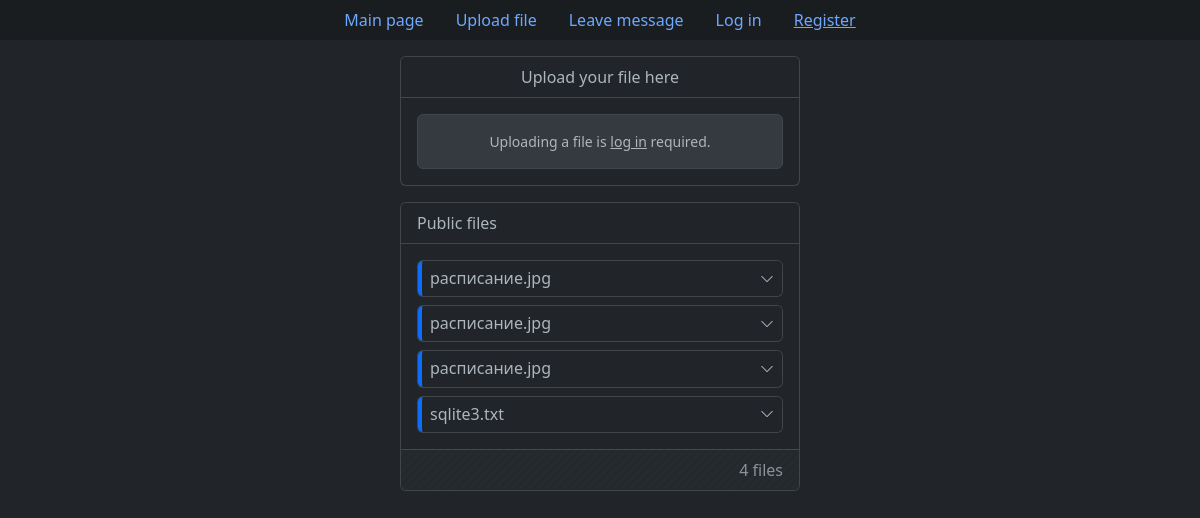
The page /upload_file on the database its author committed.
### tables this page shows
CREATE TABLE "files" (
    "id" integer,
    "original_file_name" text NOT NULL,
    "unique_file_name" text NOT NULL,
    "size_in_bytes" integer NOT NULL,
    "owner_id" text NOT NULL,
    "privacy" text NOT NULL,
    "upload_date" text NOT NULL,
    "expires" text NOT NULL,
    "description" text,
    FOREIGN KEY("owner_id") REFERENCES "users"("id") ON DELETE CASCADE ON UPDATE CASCADE,
    PRIMARY KEY("ID" AUTOINCREMENT)
);

### app.py (the view, shortened to what this page needs)
@app.route("/upload_file", methods=["GET", "POST"])
def upload_file():
    if request.method == "GET":
        db = get_db()
        cur = db.cursor()
        public_files = cur.execute("""
            SELECT f.id, original_file_name, unique_file_name, size_in_bytes,
                   owner_id, privacy, strftime("%d.%m.%Y %H:%M", upload_date) upload_date,
                   strftime("%d.%m.%Y %H:%M", expires) expires, description, username
            FROM files f
            LEFT JOIN users u ON f.owner_id = u.id
            WHERE privacy = 'Public'
            ORDER BY upload_date DESC
        """).fetchall()
        user_files = None
        return render_template("pages/upload_file.html", user_files=user_files, public_files=public_files)

### app.py (called while the page is built)
def connect_db():
    con = sqlite3.connect(app.config["DB_PATH"])
    con.row_factory = sqlite3.Row
    return con

def get_db():
    if not hasattr(g, "db"):
        g.db = connect_db()
    return g.db

@app.teardown_request
def teardown_db(error):
    if hasattr(g, "db"):
        g.db.close()

### templates/pages/upload_file.html (shortened to what this page needs)
{% extends 'base.html' %}
{% if not validations %}
    {% set file_validation = "" %}
    {% set accessibility_validation = "" %}
    {% set expiration_validation = "" %}
    {% set description_validation = "" %}
    {% set file_feedback = "" %}
    {% set accessibility_feedback = "" %}
    {% set expiration_feedback = "" %}
    {% set description_feedback = "" %}
{% else %}
    {% set file_validation = "is-invalid" if not validations["file"]["check"] else "" %}
    {% set accessibility_validation = "is-invalid" if not validations["accessibility"]["check"] else "" %}
    {% set expiration_validation = "is-invalid" if not validations["expiration"]["check"] else "" %}
    {% set description_validation = "is-invalid" if not validations["description"]["check"] else "" %}
    {% set file_feedback = validations["file"]["feedback"] %}
    {% set accessibility_feedback = validations["accessibility"]["feedback"] %}
    {% set expiration_feedback = validations["expiration"]["feedback"] %}
    {% set description_feedback = validations["description"]["feedback"] %}
{% endif %}
{% block content %}
	<div class="card col-md-4 offset-md-4 mb-3">
		<div class="card-header text-center bg-dark fs-6 mb-3">
			Upload your file here
		</div>
		{% if not current_user.is_authenticated %}
			<div class="card-body ps-3 pe-3 pt-0 pb-0">
				<div class="card card-body mb-3 bg-body-secondary border border-secondary-subtle text-center"
					 style="font-size: .875rem;">
					<p class="mb-0">
						Uploading a file is <a href="{{ url_for('log_in', next=url_for('upload_file')) }}"
												class="link-body"
												style="color: var(--bs-body-color);">log in</a> required.
					</p>
				</div>
			</div>
		{% endif %}
	</div>
	<div class="card col-md-4 offset-md-4 mb-3">
		<div class="card-header text-start bg-dark fs-6">
			Public files
		</div>
		<div id="public-files-container" class="card-body pb-0">
			{% if public_files %}
				{% for file in public_files %}
					{% set privacy_text_color = 'text-primary-emphasis' %}
					{% set privacy_border_color = 'border-primary' %}
					<div class="accordion accordion-dark-small">
						<div class="accordion-item mb-2">
							<h2 class="accordion-header">
								<button class="accordion-button collapsed shadow-none d-flex justify-content-between
										border-start border-4 {{ privacy_border_color }}"
										type="button" data-bs-toggle="collapse"
										data-bs-target="#collapsePublicFile{{ file['id'] }}" aria-expanded="true"
										aria-controls="collapsePublicFile{{ file['id'] }}">
									<span class="d-inline-block text-truncate py-2">
										{{ file['original_file_name'] }}
									</span>
								</button>
							</h2>
						</div>
					</div>
				{% endfor %}
			{% else %}
				<div>
					<div class="card card-body text-center py-1 mb-2" style="font-size: .875rem;">
						Nothing yet here.
					</div>
				</div>
			{% endif %}
		</div>
		<div class="card-footer bg-stripes-body mt-2">
			<div class="row g-0 align-items-center">
				<div class="col-md-12 text-end text-body-secondary">
					<span>
						<span id="public-files-total">{{ public_files|length }}</span> files
					</span>
				</div>
			</div>
		</div>
	</div>
{% endblock %}

### templates/base.html (shortened to what this page needs)
<!DOCTYPE html>
<html lang="en" data-bs-theme="dark">
<head>
    <link href="https://cdn.jsdelivr.net/npm/bootstrap@5.3.0-alpha1/dist/css/bootstrap.min.css" rel="stylesheet">
    <link href="https://getbootstrap.com/docs/5.3/assets/css/docs.css" rel="stylesheet">
    <link rel="stylesheet" href="https://cdn.jsdelivr.net/npm/bootstrap-icons@1.10.3/font/bootstrap-icons.css">
    <link rel=stylesheet type=text/css href="{{ url_for('static', filename='css/style.css') }}">
</head>
<body>
    <ul class="nav nav-pills bg-dark-subtle justify-content-center mb-3">
        <li class="nav-item">
            <a class="nav-link" aria-current="page" href="{{ url_for('index') }}">Main page</a>
        </li>
        <li class="nav-item">
            <a class="nav-link" href="{{ url_for('upload_file') }}">Upload file</a>
        </li>
        <li class="nav-item">
            <a class="nav-link" href="{{ url_for('leave_message') }}">Leave message</a>
        </li>
        {% if current_user.is_authenticated %}
            <li class="nav-item">
                <a class="nav-link" style="--bs-nav-link-hover-color: var(--bs-danger-text); --bs-nav-link-color: rgba(var(--bs-danger-rgb));"  href="{{ url_for('log_out') }}">Log out</a>
            </li>
        {% else %}
            <li class="nav-item">
                <a class="nav-link" href="{{ url_for('log_in') }}">Log in</a>
            </li>
            <li class="nav-item">
                <a class="nav-link" style="text-decoration: underline;" href="{{ url_for('register') }}">Register</a>
            </li>
        {% endif %}
    </ul>
    {% block content %} {% endblock %}
</body>
</html>

### static/css/style.css (style rules this page uses)
.link-body { color: #adb5bd!important; }
.bg-stripes-body { background-image: linear-gradient(135deg, #212529 8.33%, #252a2e 8.33%, #252a2e 50%, #212529 50%, #212529 58.33%, #252a2e 58.33%, #252a2e 100%); background-size: 8.49px 8.49px; }
.accordion-dark-small { --bs-accordion-bg: var(--bs-body-bg); --bs-accordion-border-color: var(--bs-border-color-translucent); --bs-accordion-active-bg: var(--bs-tertiary-bg); --bs-accordion-active-color: var(--bs-body-color); --bs-accordion-btn-bg: var(--bs-body-bg); --bs-accordion-btn-icon-width: 0.875rem; --bs-accordion-btn-padding-x: 0.5rem; --bs-accordion-btn-padding-y: 0rem; }

### rows shown on the page
files: original_file_name "расписание.jpg"
files: original_file_name "расписание.jpg"
files: original_file_name "расписание.jpg"
files: original_file_name "sqlite3.txt"

### other values the page prints
{{ public_files|length }} "4"
